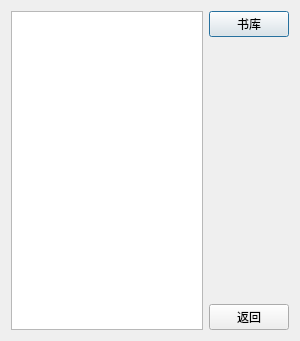
<?xml version="1.0" encoding="UTF-8"?>
<ui version="4.0">
 <class>Lend</class>
 <widget class="QDialog" name="Lend">
  <property name="geometry">
   <rect>
    <x>0</x>
    <y>0</y>
    <width>300</width>
    <height>341</height>
   </rect>
  </property>
  <property name="windowTitle">
   <string>图书馆库存</string>
  </property>
  <layout class="QGridLayout" name="gridLayout">
   <item row="0" column="0">
    <layout class="QVBoxLayout" name="verticalLayout_2">
     <item>
      <layout class="QHBoxLayout" name="horizontalLayout"/>
     </item>
     <item>
      <widget class="QTableWidget" name="tableWidget"/>
     </item>
    </layout>
   </item>
   <item row="0" column="1">
    <layout class="QVBoxLayout" name="verticalLayout">
     <item>
      <widget class="QPushButton" name="sort">
       <property name="text">
        <string>书库</string>
       </property>
      </widget>
     </item>
     <item>
      <spacer name="verticalSpacer">
       <property name="orientation">
        <enum>Qt::Vertical</enum>
       </property>
       <property name="sizeHint" stdset="0">
        <size>
         <width>20</width>
         <height>40</height>
        </size>
       </property>
      </spacer>
     </item>
     <item>
      <widget class="QPushButton" name="Cancel_Button">
       <property name="text">
        <string>返回</string>
       </property>
      </widget>
     </item>
    </layout>
   </item>
  </layout>
 </widget>
 <resources/>
 <connections>
  <connection>
   <sender>Cancel_Button</sender>
   <signal>clicked()</signal>
   <receiver>Lend</receiver>
   <slot>reject()</slot>
   <hints>
    <hint type="sourcelabel">
     <x>260</x>
     <y>310</y>
    </hint>
    <hint type="destinationlabel">
     <x>250</x>
     <y>244</y>
    </hint>
   </hints>
  </connection>
 </connections>
</ui>
